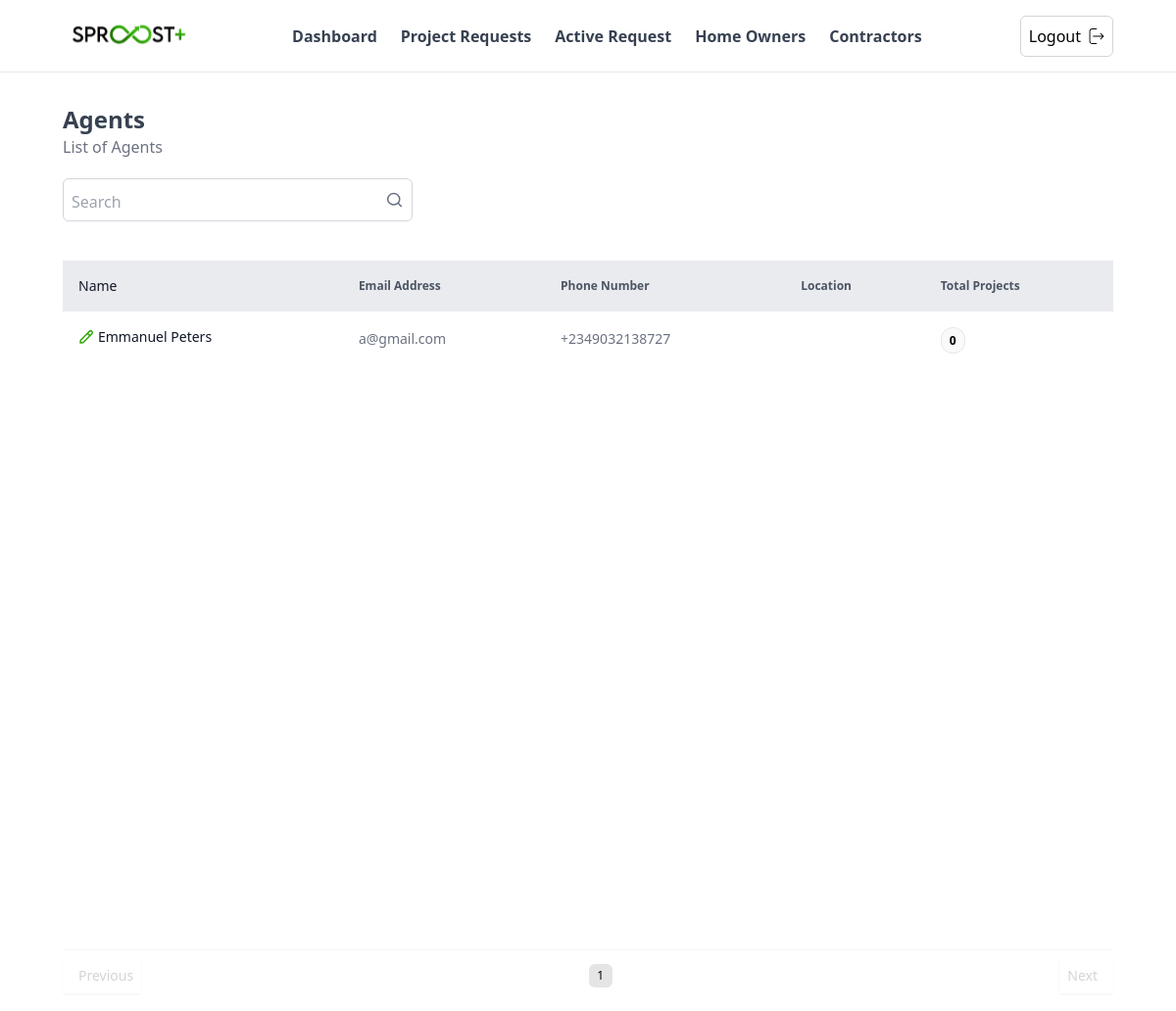
The app's page /user-admin/agents/ (signed in), older data.
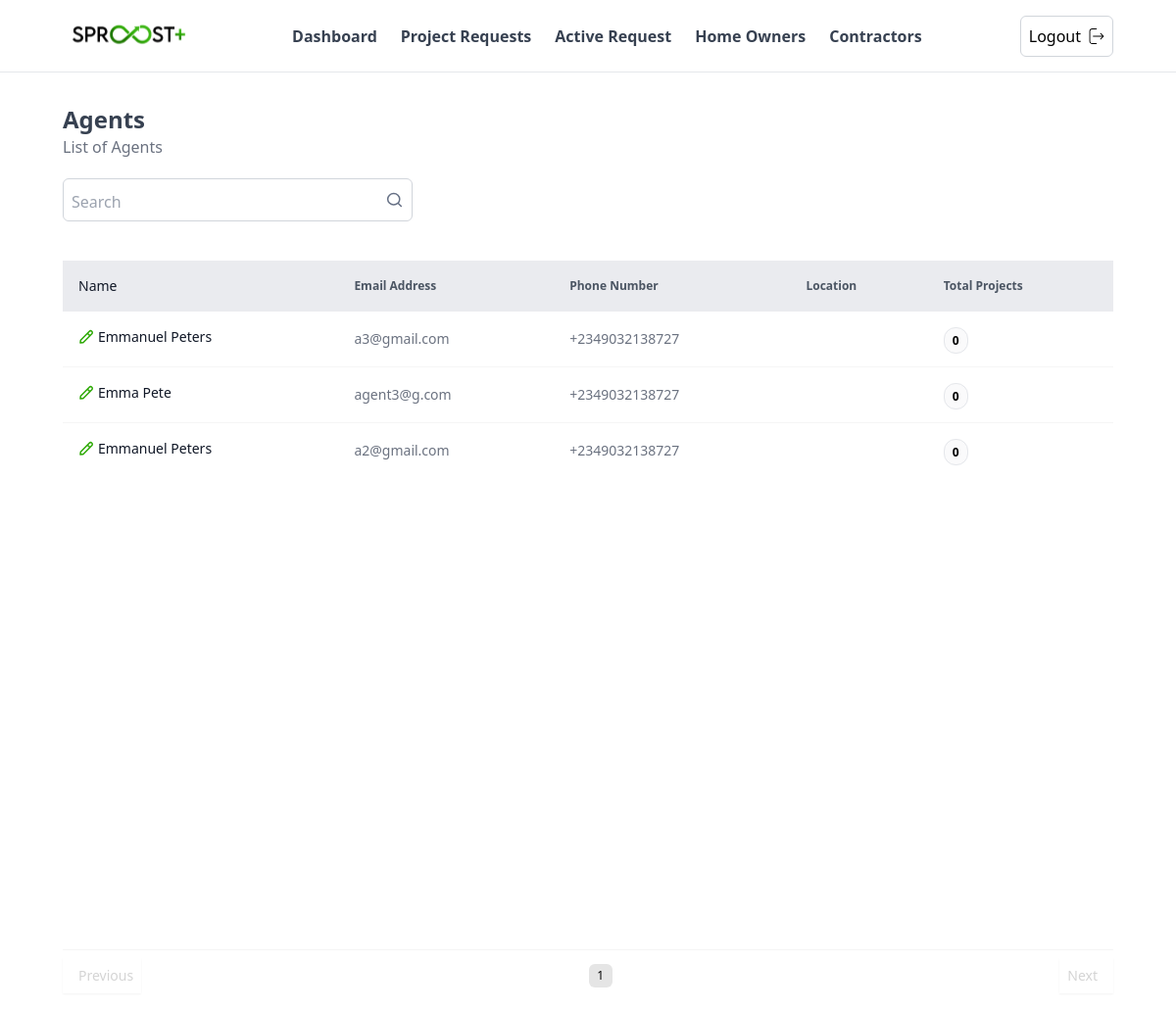
The same page, newer data.
### accounts/models.py (models this page shows, shortened)
class User(AbstractUser):
    phone_number = PhoneNumberField(null=False, blank=False)
    user_type = models.CharField(max_length = 3, choices = USER_TYPE_CHOICES)
    date_joined = models.DateTimeField(auto_now_add=True)
    slug = models.SlugField(
        blank=True,
        null=True,
        unique=True,
        max_length=100,
        allow_unicode=True)

### admins/views.py (the view, shortened to what this page needs)
# urls.py: path('agents/', views.agentsListView, name="agents"),
@login_required
def agentsListView(request):
    query = request.GET.get('q')
    agents = User.objects.filter(user_type='AG').select_related("user_profile").annotate(
            total_projects=Count('assigned_properties_to__assigned_by__quote_requests__quote_project'),
    ).order_by('-id')
    paginator = Paginator(agents, 10)  # Show 10 orders per page.
    page_number = request.GET.get('page')
    page_obj = paginator.get_page(page_number)
    context = {'agents': page_obj}
    return render(request, 'user_admin/agents.html', context)

### templates/user_admin/agents.html (shortened to what the changed rows need)
{% extends "user_admin/base.html" %}
{% load static %}
{% block content %}
<main class="w-full px-[1rem] md:px-[4rem] flex flex-col gap-8 my-8">
    <div class="">
        <div class="mb-4">
            <h1 class="text-2xl font-semibold text-gray-700">Agents</h1>
        </div>
    </div>
    <div class="w-full">
        <div class="w-full my-2 min-h-[65vh]">
            <table class="w-full">
                <thead class="h-10 bg-gray-200 bg-opacity-80">
                    <tr class="text-gray-600 text-xs font-medium">
                        <th class=" text-start p-4">
                            <div class="inline-flex items-center gap-4">
                                <h3 class="text-gray-900 text-sm font-medium capitalize">Name</h3>
                            </div>
                        </th>
                        <th class=" text-start p-4">Email Address</th>
                        <th class=" text-start p-4">Phone Number</th>
                        <th class=" text-start p-4">Location</th>
                        <th class=" text-start p-4">Total Projects</th>
                    </tr>
                </thead>
                <tbody class="p-4">
                    {% if agents %}
                    {% for agent in agents %}
                    <tr class="border-b border-neutral-100 last:border-0">
                        <td class=" p-4">
                            <a href = "{% url "admins:update_agent" agent.pk %}" class="inline-flex items-center gap-1">
                                <img class = "w-4" src = {% static "svgs/edit-02.svg" %} />
                                <h3 class="text-gray-900 text-sm font-medium capitalize">{{agent.first_name}} {{agent.last_name}}</h3>
                            </a>
                        </td>
                        <td class=" p-4">
                            <div class="flex flex-col gap-1">
                                <span class="text-gray-500 text-sm">{{agent.email}}</span>
                            </div>
                        </td>
                        <td class=" p-4">
                            <div class="flex flex-col gap-1">
                                <span class="text-gray-500 text-sm">{{agent.phone_number}}</span>
                            </div>
                        </td>
                        <td class=" p-4">
                        </td>
                        <td class="p-4 ">
                            <span class=" font-semibold text-xs rounded-xl p-1 px-2 border border-neutral-150 bg-gray-50 bg-opacity-90  ">
                                {{agent.total_projects}}
                            </span>
                        </td>
                    </tr>
                    {% endfor %}
                    {% else %}
                    <tr>
                        <td colspan="7" class="text-center text-gray-500 mt-5">No Home Owners found</td>
                    </tr>
                    {% endif %}
                </tbody>
            </table>
        </div>
        <div class="w-full my-8 flex items-center justify-between border-t border-neutral-100 pt-2 bg-white">
            <div class="flex items-center gap-2">
                {% for num in agents.paginator.page_range %}
                    {% if agents.number == num %}
                        <span class="outline-none border-none h-4 w-4 text-xs md:h-6 md:w-6 bg-neutral-200 rounded-md p-2 flex items-center justify-center">{{ num }}</span>
                    {% elif num >= agents.number|add:'-3' and num <= agents.number|add:'3' %}
                        <a href="?page={{ num }}" class="paginationBtn outline-none border-none h-4 w-4 text-xs md:h-6 md:w-6 rounded-md p-2 flex items-center justify-center">{{ num }}</a>
                    {% endif %}
                {% endfor %}
            </div>
        </div>
    </div>
</main>
{% endblock %}

Row changes from the older to the newer data that the page shows:
removed User: first_name "Emmanuel", last_name "Peters", email "a@gmail.com", phone_number "+2349032138727", total_projects "0"
added User: first_name "Emmanuel", last_name "Peters", email "a3@gmail.com", phone_number "+2349032138727", total_projects "0"
added User: first_name "Emma", last_name "Pete", email "agent3@g.com", phone_number "+2349032138727", total_projects "0"
added User: first_name "Emmanuel", last_name "Peters", email "a2@gmail.com", phone_number "+2349032138727", total_projects "0"
